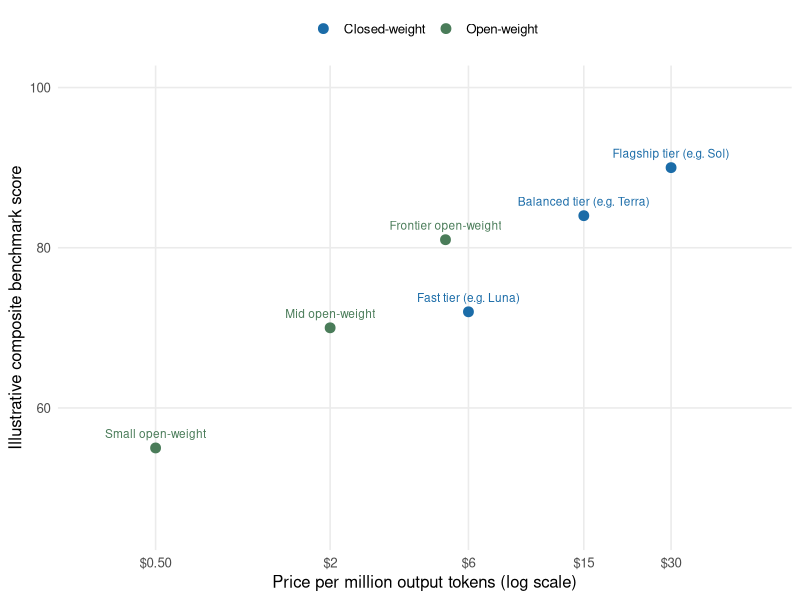

Recreate this plot in R.
## ---- chunk 1
#| label: fig-cost-capability
#| fig-cap: "Illustrative capability-versus-cost positions of representative model tiers as of mid-2026. Capability is a notional composite benchmark score; prices are list prices per million output tokens where published (the GPT-5.6 tiers) and rough estimates elsewhere, so the figure is illustrative, not a procurement guide. The pattern, capability rising steeply then flattening as price grows tenfold, is the durable lesson; the specific positions will date."
#| echo: false
#| fig-width: 7
#| fig-height: 4.0
library(ggplot2)
library(tibble)
tiers <- tibble::tribble(
  ~tier,                      ~regime,          ~cost, ~capability,
  "Fast tier (e.g. Luna)",    "Closed-weight",    6,    72,
  "Balanced tier (e.g. Terra)","Closed-weight",  15,    84,
  "Flagship tier (e.g. Sol)", "Closed-weight",   30,    90,
  "Small open-weight",        "Open-weight",     0.5,   55,
  "Mid open-weight",          "Open-weight",     2,     70,
  "Frontier open-weight",     "Open-weight",     5,     81
)
ggplot(tiers, aes(cost, capability, colour = regime)) +
  geom_point(size = 3) +
  geom_text(aes(label = tier), size = 3, vjust = -1.1,
            show.legend = FALSE) +
  scale_x_log10(breaks = c(0.5, 2, 6, 15, 30),
                labels = c("$0.50", "$2", "$6", "$15", "$30"),
                limits = c(0.3, 60)) +
  scale_y_continuous(limits = c(45, 100)) +
  scale_colour_manual(values = c(
    "Closed-weight" = "#1b6ca8",
    "Open-weight" = "#4a7c59")) +
  labs(x = "Price per million output tokens (log scale)",
       y = "Illustrative composite benchmark score",
       colour = NULL) +
  theme_minimal(base_size = 12) +
  theme(legend.position = "top",
        panel.grid.minor = element_blank())
